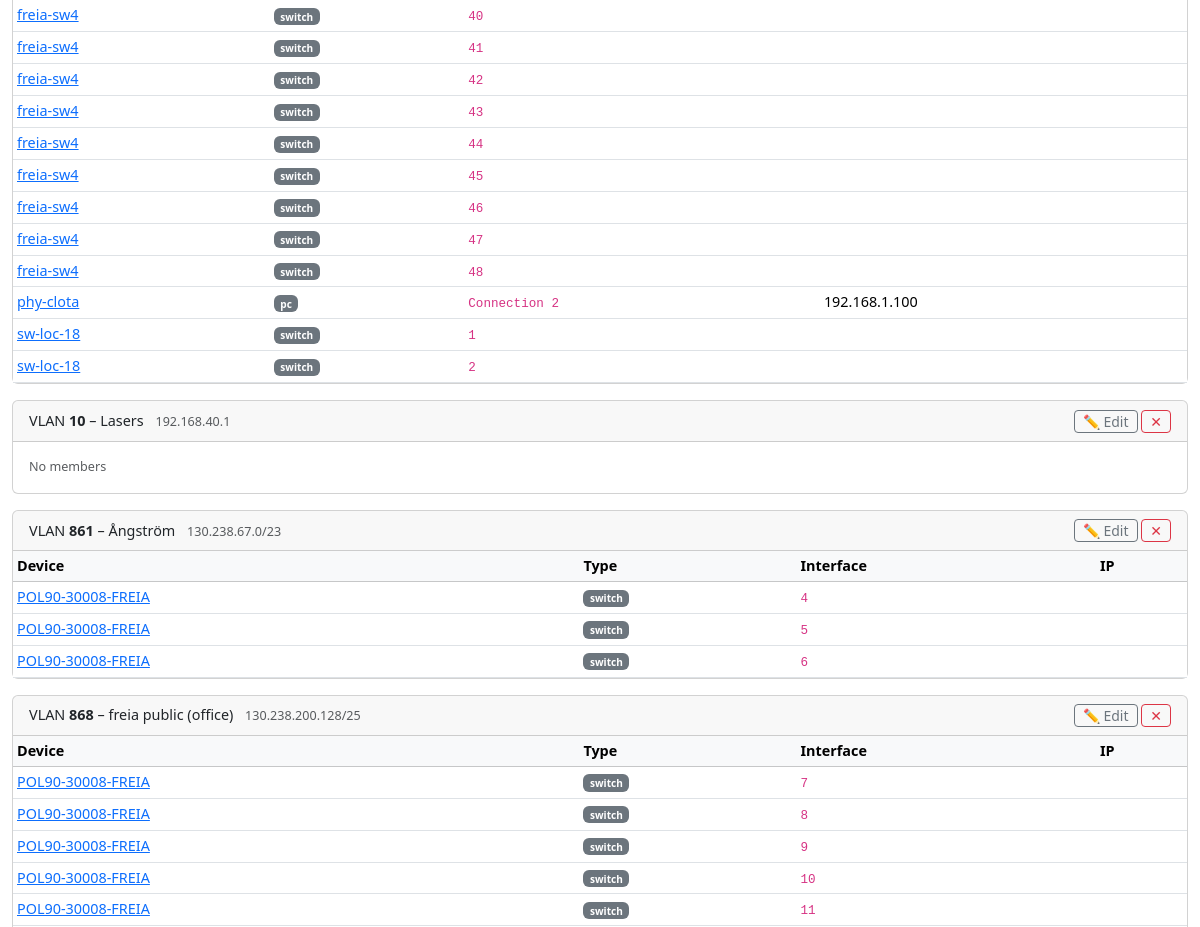
Page /vlans (middle part) on the earlier database version.
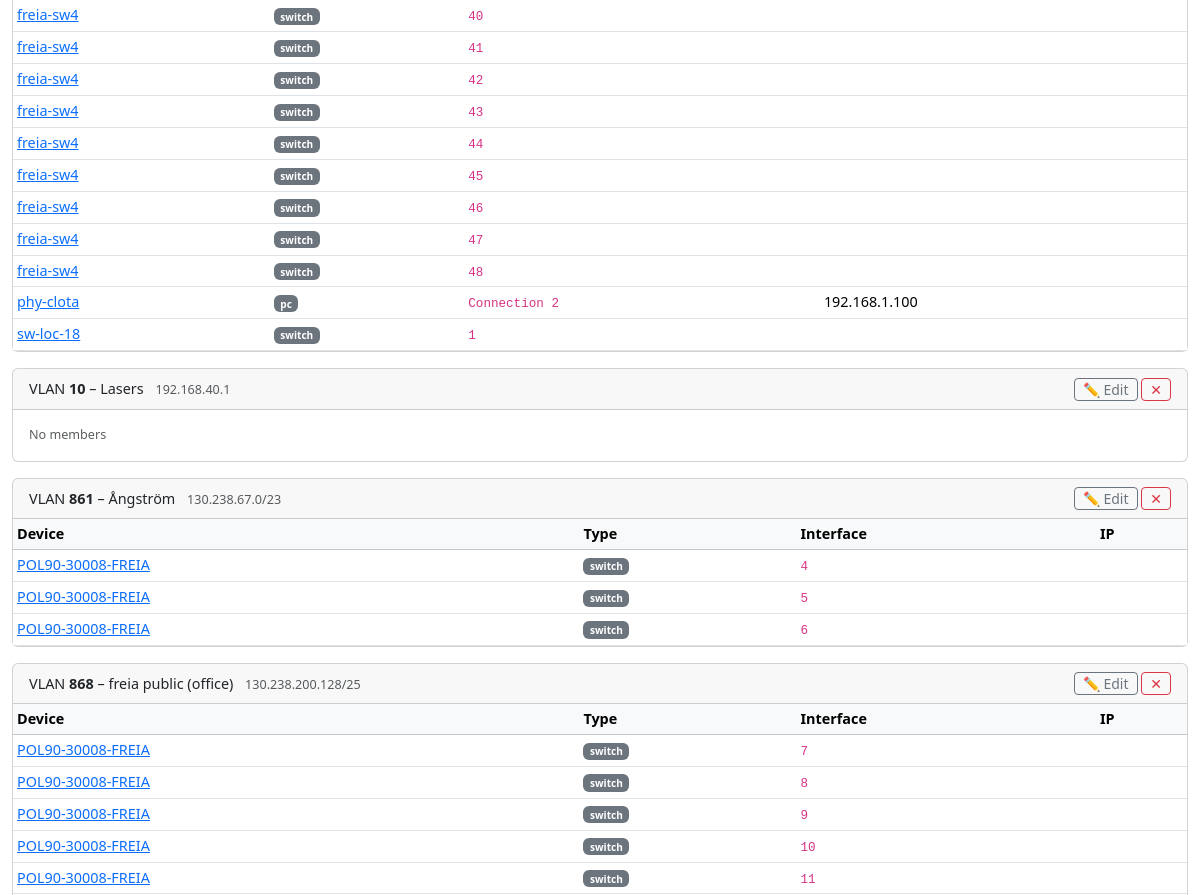
Same page on the later database version.
### tables this page shows
CREATE TABLE iface (
    id INTEGER PRIMARY KEY,
    device_id INTEGER NOT NULL REFERENCES device(id) ON DELETE CASCADE,
    name TEXT NOT NULL,                 -- 'eth0','eno5','br0' for NICs; '24','C02-11A-13','P2' for ports
    kind TEXT NOT NULL CHECK(kind IN ('nic','port')),
    mac TEXT,                           -- validate format if present
    ip TEXT,
    prefix INTEGER,
    vlan_id INTEGER,
    notes TEXT, mode TEXT NOT NULL DEFAULT 'access', ip_mode TEXT DEFAULT 'static',  
    UNIQUE(device_id, name)
);

CREATE TABLE "device" (
    id INTEGER PRIMARY KEY,
    hostname TEXT UNIQUE,
    kind TEXT NOT NULL,
    vendor_model TEXT,
    os TEXT,
    serial TEXT,
    location_id INTEGER REFERENCES location(id),
    owner TEXT,
    purpose TEXT,
    status TEXT NOT NULL DEFAULT 'active' CHECK(status IN (
        'active','spare','loan','disconnected','retired','planned'
    )),
    notes TEXT,
    vm_host_id INTEGER REFERENCES device(id)
);

CREATE TABLE vlan (
    id INTEGER PRIMARY KEY,
    name TEXT,
    vid INTEGER UNIQUE,
    subnet TEXT,
    routing_enabled INTEGER DEFAULT 0
);

### app.py (the view)
@app.route('/vlans')
def vlans():
    vlan_list = query("SELECT * FROM vlan ORDER BY vid")
    members = {}
    for v in vlan_list:
        members[v['vid']] = query("""
            SELECT d.hostname, d.kind, d.id as dev_id, i.name as iface_name, i.ip
            FROM iface i JOIN device d ON d.id=i.device_id
            WHERE i.vlan_id=? ORDER BY d.hostname
        """, (v['id'],))
    return render_template('vlans.html', vlans=vlan_list, members=members)

### app.py (called while the page is built)
def get_db():
    db = getattr(g, '_database', None)
    if db is None:
        db = g._database = sqlite3.connect(LABNET_PATH)
        db.row_factory = sqlite3.Row
        db.execute('PRAGMA foreign_keys = ON')
    return db

def query(sql, args=(), one=False):
    cur = get_db().execute(sql, args)
    rv = cur.fetchall()
    return (rv[0] if rv else None) if one else rv

### templates/vlans.html (shortened to what this page needs)
{% extends "base.html" %}
{% block content %}
{% for vlan in vlans %}
<div class="card mb-3">
  <div class="card-header d-flex justify-content-between align-items-center">
    <span>
      VLAN <strong>{{ vlan['vid'] }}</strong>
      {% if vlan['name'] %} – {{ vlan['name'] }}{% endif %}
      {% if vlan['subnet'] %}<span class="text-muted small ms-2">{{ vlan['subnet'] }}</span>{% endif %}
    </span>
    <span>
      <button class="btn btn-sm btn-outline-secondary py-0" type="button"
              data-bs-toggle="collapse" data-bs-target="#editVlan{{ vlan['id'] }}">
        ✏ Edit
      </button>
      <form method="post" action="/vlans/{{ vlan['id'] }}/delete"
            class="d-inline"
            onsubmit="return confirm('Delete VLAN {{ vlan['vid'] }}?')">
        <button type="submit" class="btn btn-sm btn-outline-danger py-0">✕</button>
      </form>
    </span>
  </div>
  {% set mems = members[vlan['vid']] %}
  {% if mems %}
  <div class="table-responsive">
    <table class="table table-sm mb-0">
      <thead class="table-light">
        <tr><th>Device</th><th>Type</th><th>Interface</th><th>IP</th></tr>
      </thead>
      <tbody>
        {% for m in mems %}
        <tr>
          <td><a href="/device/{{ m['dev_id'] }}">{{ m['hostname'] }}</a></td>
          <td><span class="badge bg-secondary kind-badge">{{ m['kind'] }}</span></td>
          <td><code>{{ m['iface_name'] }}</code></td>
          <td>{{ m['ip'] or '' }}</td>
        </tr>
        {% endfor %}
      </tbody>
    </table>
  </div>
  {% else %}
  <div class="card-body text-muted small">No members</div>
  {% endif %}
</div>
{% endfor %}
{% endblock %}

Differences in the rows shown:
removed iface: hostname "sw-loc-18", kind "switch", iface_name "2", shown under vlan (number 1 of 4 on the later page)
